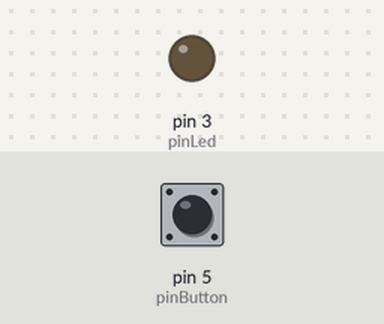
Simulated run of this sketch. Board: Arduino Uno, built with avr-gcc and run on an emulated ATmega328P. On the bench: output pins drawn as LEDs (lit = HIGH). The test bench sets the inputs (shaded band); at power-on: pin 5 (pinButton) LOW. The modem accepts every AT command (registered, SIM ready, sends succeed) and sends nothing else; pins used as bus, display or sensor lines are not drawn.

Above: at 7.7 s.
7.8 s: pin 5 (pinButton) pulled HIGH for 3.2 s
At 8.3 s:
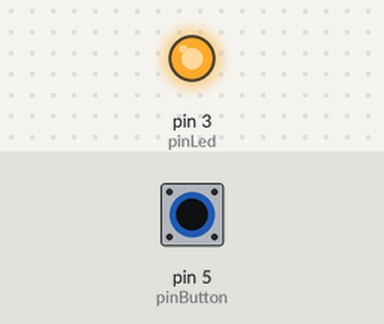
Timing chart, 0 to 13.7 s (numbered marks = the images above; inputs shaded):
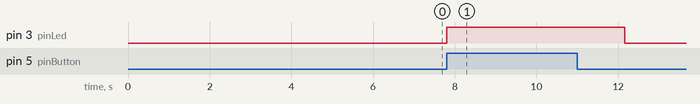

Measured:
- after the input at 7.8 s, pin 3 (pinLed): LOW → HIGH at once, → LOW 4.4 s later

The sketch:

GSM_Send_Text_On_Button.ino
```cpp
/*
  Sends out a simple GSM text message whenever the button is pressed.

  Requires:
   - GSM Shield
   - Seeedstudio Grove Shield (http://www.seeedstudio.com/wiki/GROVE_System)
     - LED connected to pin 3
     - Button connected to pin 5
*/

#include <SoftwareSerial.h>

// inits
int pinLed = 3;
int pinButton = 5;

int pinGprsRx = 7;
int pinGrpsTx = 8;
int pinGprsPower = 9;
SoftwareSerial gprs(7, 8);

// configs
String phone = "+26588828876";
//String phone = "+491784049573";
String message = "This is a friendly test message from your Arduino board.";

void setup()
{
  gprs_powerUpOrDown();
  gprs.begin(19200); // the default GPRS baud rate
  Serial.begin(19200);    // the GPRS baud rate
  delay(500);

  pinMode(pinButton, INPUT);
  pinMode(pinLed, OUTPUT);
}

void gprs_powerUpOrDown()
{
  pinMode(pinGprsPower, OUTPUT);
  digitalWrite(pinGprsPower,LOW);
  delay(1000);
  digitalWrite(pinGprsPower,HIGH);
  delay(2000);
  digitalWrite(pinGprsPower,LOW);
  delay(3000);
}

void loop()
{
  if (digitalRead(pinButton)==HIGH)
  {
    digitalWrite(pinLed, HIGH);
    gprs_sendTextMessage(phone, message);
    delay(1000);
    digitalWrite(pinLed, LOW);
  }
}

void gprs_sendTextMessage(String number, String message)
{
  gprs.print("AT+CMGF=1\r");    //Because we want to send the SMS in text mode
  delay(100);
  gprs.println("AT + CMGS = \"" + number + "\"");//send sms message, be careful need to add a country code before the cellphone number
  delay(100);
  gprs.println(message);//the content of the message
  delay(100);
  gprs.println((char)26);//the ASCII code of the ctrl+z is 26
  delay(100);
  gprs.println();
}
```
